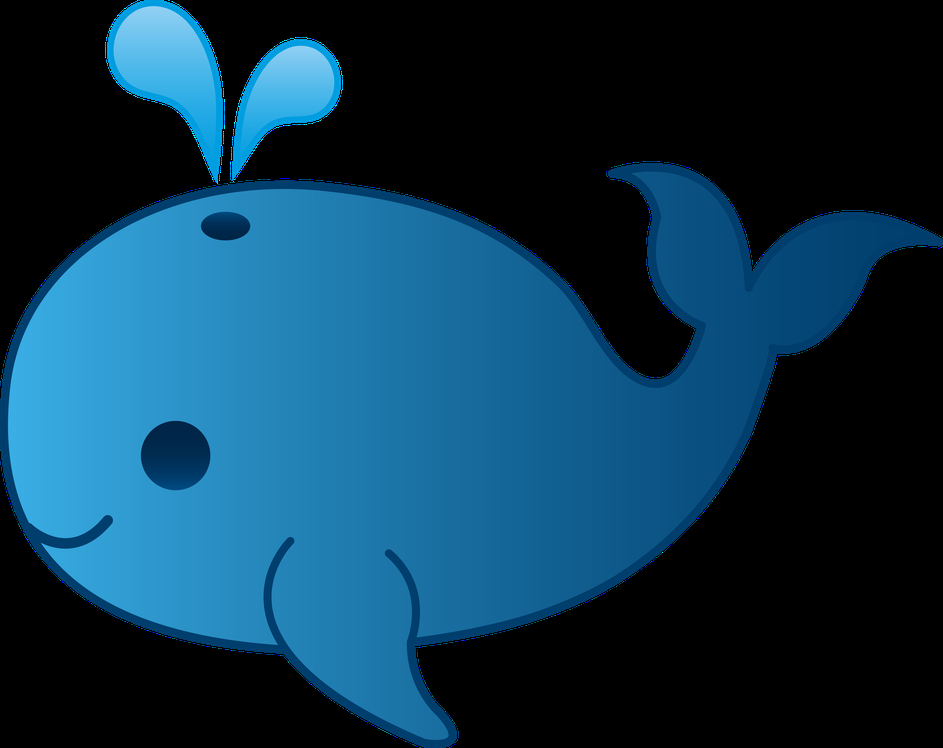
#> input picture jingyu.png, 943 x 748 px, shrunk from 6371 x 5057 before the run
$ python png_recognition_transparent.py   (Python 2 division)
#> lines starting #> are read from the running program, lines starting #| are printed output that depends on the picture
#coding:utf8
import cv2
import numpy as np

# 把二维的列表转化成一维的列表,并去重
def new_list(mylists):
    new_lists = []
    for mylist in mylists:
        for i in mylist:
            if i not in new_lists:
                new_lists.append(i)
    return new_lists
# 检测像素块的透明通道是否为0,是0就返回1,不是0就返回0  (0代表透明的意思)
def check_alpha(myndarray):
    # 获取每个像素的alpha的值(代表透明度)
    alpha = myndarray[:, :, 3]
    # 把多维数组转化为列表
    alpha_list = np.ndarray.tolist(alpha)
    # 把多维列表里的元素去重,转化成一维的列表
    alpha_list_new = new_list(alpha_list)
    # 判断列表的值,如果列表为[0],就代表全是透明的,返回1,否则返回0
    if alpha_list_new == [0]:
        return 1
    else:
        return 0
if __name__ == '__main__':
    import os,shutil
    print os.getcwd()
    temp_dir = os.path.join(os.getcwd(), 'temp')
    print temp_dir
    if os.path.exists(temp_dir):
        shutil.rmtree(temp_dir)
    # [13 lines of commented-out code are left out]
    img = cv2.imread("jingyu.png", cv2.IMREAD_UNCHANGED)
#> img is the input picture: shape (748, 943, 4); mean B, G, R, A 78.4, 54.6, 13.1, 117.1
    img1 = cv2.imread("jingyu01.png", cv2.IMREAD_UNCHANGED)
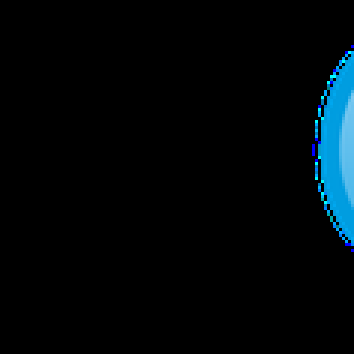
#> input picture jingyu01.png, 118 x 118 px, shrunk from 800 x 800 before the run (shown 3 times larger)
#> img1 is the input picture: shape (118, 118, 4); mean B, G, R, A 9.8, 6.9, 0.9, 8.7
    img2 = cv2.imread("jingyu01.png", cv2.IMREAD_UNCHANGED)
    img3 = cv2.imread("jingyu01.png", cv2.IMREAD_UNCHANGED)
    img4 = cv2.imread("jingyu01.png", cv2.IMREAD_UNCHANGED)
    img5 = cv2.imread("jingyu01.png", cv2.IMREAD_UNCHANGED)
    sp = img.shape
#> sp = (748, 943, 4)
    print sp
#| (748, 943, 4)
    # print type(img)
    print img
#> (printed output is left out)
    # # 获取图片的大小(长,宽,属性(4代表显示rgba,3代表rgb))
    # 图片的高
    h = sp[0]
#> h = 748
    # 图片的宽
    w = sp[1]
#> w = 943
    # [6 lines of commented-out code are left out]
    a = img[0:30, 0:30]
#> a: shape (30, 30, 4); every value is 0
    print a
#> (printed output is left out)
    # 左下角
    b = img[h-30:h, 0:30]
    # 右下角
    c = img[h-30:h, w-30:w]
    # 右上角
    d = img[0:30, w-30:w]
    # 左侧中间
    e = img[h/2-30:h/2,0:30]
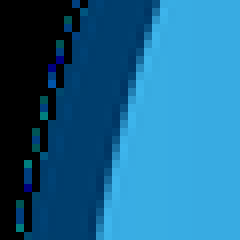
#> e: shape (30, 30, 4) (shown 8 times larger); mean B, G, R, A 144.1, 102.6, 27, 192.3
    # 右侧中间
    f = img[h / 2 - 30:h / 2, w - 30:w]
    # 分别获取4个角的透明度的值,如果是透明的,就是1,不透明就是0
    a_alpha = check_alpha(a)
#> in check_alpha, `alpha = myndarray[:, :, 3]`: alpha: shape (30, 30); every value is 0
#> in check_alpha, `alpha_list = np.ndarray.tolist(alpha)`: alpha_list = 30 items
#> the loop in new_list, `for mylist in mylists:` made 30 passes
#> after the loop in new_list, `for mylist in mylists:`: new_lists = [0]
#> a_alpha = 1
    b_alpha = check_alpha(b)
#> the loop in new_list (call 2), `for mylist in mylists:` made 30 passes
#> b_alpha = 1
    c_alpha = check_alpha(c)
#> c_alpha = 1
    d_alpha = check_alpha(d)
#> d_alpha = 1
    e_alpha = check_alpha(e)
#> in check_alpha (call 5), `alpha = myndarray[:, :, 3]`:
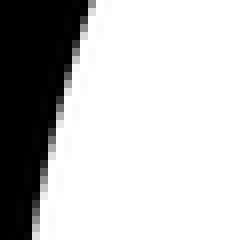
#> alpha: shape (30, 30) (shown 8 times larger); min 0, max 255, mean 192.3
#> in check_alpha (call 5), `alpha_list_new = new_list(alpha_list)`: alpha_list_new = 43 values, max 255 at index 3, min 0 at index 0, mean 128.3
#> e_alpha = 0
    f_alpha = check_alpha(f)
#> f_alpha = 1
    # cv2.imshow("e",e)
    # cv2.imshow("e",f)
    # cv2.waitKey(0)


    # 4个角的透明度相加,0代表4个角都不透明,1代表一个角透明,依次类推
    myalpha = a_alpha + b_alpha + c_alpha + d_alpha + e_alpha + f_alpha
#> myalpha = 5
    print myalpha
#| 5

    # [42 lines of commented-out code are left out]
    cv2.waitKey(0)
# [5 lines of commented-out code are left out]
